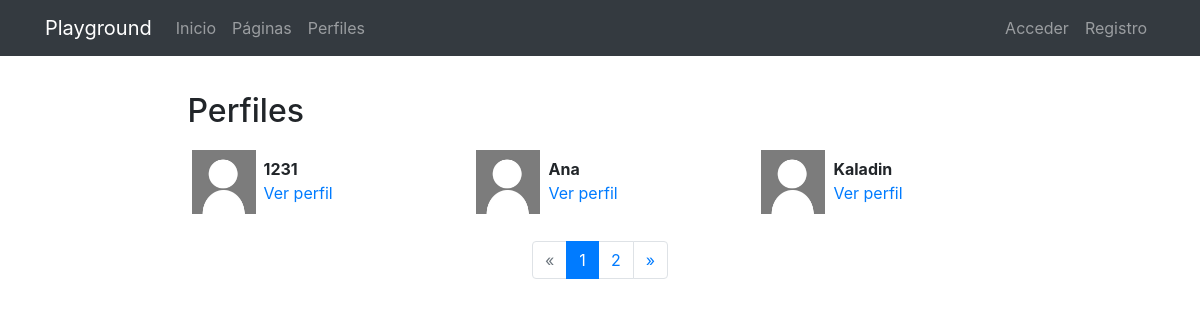
/profiles/, run on the app's committed database.
### registration/models.py (models this page shows)
class Profile(models.Model):
    user = models.OneToOneField(User, on_delete=models.CASCADE)
    avatar = models.ImageField(upload_to=custom_upload_to, null=True, blank=True)
    bio = models.TextField(null=True, blank=True)
    link = models.URLField(max_length=200, null=True, blank=True)
    class Meta:
        ordering = ['user__username']

### profiles/views.py (the view)
# urls.py: path('', ProfileListView.as_view(), name='list'),
class ProfileListView(ListView):
    model = Profile
    template_name = 'profiles/profile_list.html'
    paginate_by = 3   #!Muestra el número maximo de perfiles

### profiles/templates/profiles/profile_list.html (shortened to what this page needs)
{% extends 'core/base.html' %}
{% load static %}
{% block content %}
<main role="main">
  <div class="container">
    <div class="row mt-3">
      <div class="col-md-9 mx-auto mb-5">
        <h2>Perfiles</h2>
        <div class="row">
          {% for profile in profile_list %}
            <div class="col-md-4 mt-2 mb-3 ">
              <div class="row p-1">
                <div class="col-md-12">
                  {% if profile.avatar %}
                    <img src="{{profile.avatar.url}}" class="img-fluid profile-avatar">
                  {% else %}
                    <img src="{% static 'registration/img/no-avatar.jpg' %}" class="img-fluid profile-avatar">
                  {% endif %}
                  <p class="profile-data">
                    <b>{{profile.user|truncatechars:"16"}}</b><br>
                    <a href="{% url 'profiles:detail' profile.user %}">Ver perfil</a>
                  </p>
                </div>
              </div>
            </div>
          {% endfor %}
        </div>
        {% if is_paginated %}
        <nav aria-label="Page navigation">
          <ul class="pagination justify-content-center">
            {% if page_obj.has_previous %}
              <li class="page-item ">
                <a class="page-link" href="?page={{ page_obj.previous_page_number }}">&laquo;</a>
              </li>
            {% else %}
              <li class="page-item disabled">
                <a class="page-link" href="#" tabindex="-1">&laquo;</a>
              </li>
            {% endif %}
            {% for i in paginator.page_range %}
              <li class="page-item {% if page_obj.number == i %}active{% endif %}">
                <a class="page-link" href="?page={{ i }}">{{ i }}</a>
              </li>
            {% endfor %}
            {% if page_obj.has_next %}
              <li class="page-item ">
                <a class="page-link" href="?page={{ page_obj.next_page_number }}">&raquo;</a>
              </li>
            {% else %}
              <li class="page-item disabled">
                <a class="page-link" href="#" tabindex="-1">&raquo;</a>
              </li>
            {% endif %}
          </ul>
        </nav>
        {% endif %}
      </div>
    </div>
  </div>
</main>
{% endblock %}

### core/static/core/css/main.css (style rules this page uses)
main { padding-top: 20px; }
:root { --jumbotron-padding-y: 3rem; }

### profiles/templates/profiles/profile_list.html (style rules this page uses)
.profile-avatar { float:left;width:4rem;height:4rem }
.profile-data { padding-left:4.5rem;padding-top:.4rem; }

### data on the page
Profile: user "1231"
Profile: user "Ana"
Profile: user "Kaladin"

### other printed values
{{ i }} "1" "2"
